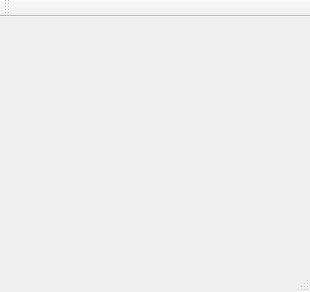
<?xml version="1.0" encoding="UTF-8"?>
<ui version="4.0">
 <class>FileShareClient</class>
 <widget class="QMainWindow" name="FileShareClient">
  <property name="geometry">
   <rect>
    <x>0</x>
    <y>0</y>
    <width>310</width>
    <height>292</height>
   </rect>
  </property>
  <property name="windowTitle">
   <string>FileShareClient</string>
  </property>
  <widget class="QWidget" name="centralWidget"/>
  <widget class="QMenuBar" name="menuBar">
   <property name="geometry">
    <rect>
     <x>0</x>
     <y>0</y>
     <width>310</width>
     <height>23</height>
    </rect>
   </property>
  </widget>
  <widget class="QToolBar" name="mainToolBar">
   <attribute name="toolBarArea">
    <enum>TopToolBarArea</enum>
   </attribute>
   <attribute name="toolBarBreak">
    <bool>false</bool>
   </attribute>
  </widget>
  <widget class="QStatusBar" name="statusBar"/>
 </widget>
 <layoutdefault spacing="6" margin="11"/>
 <resources/>
 <connections/>
</ui>
